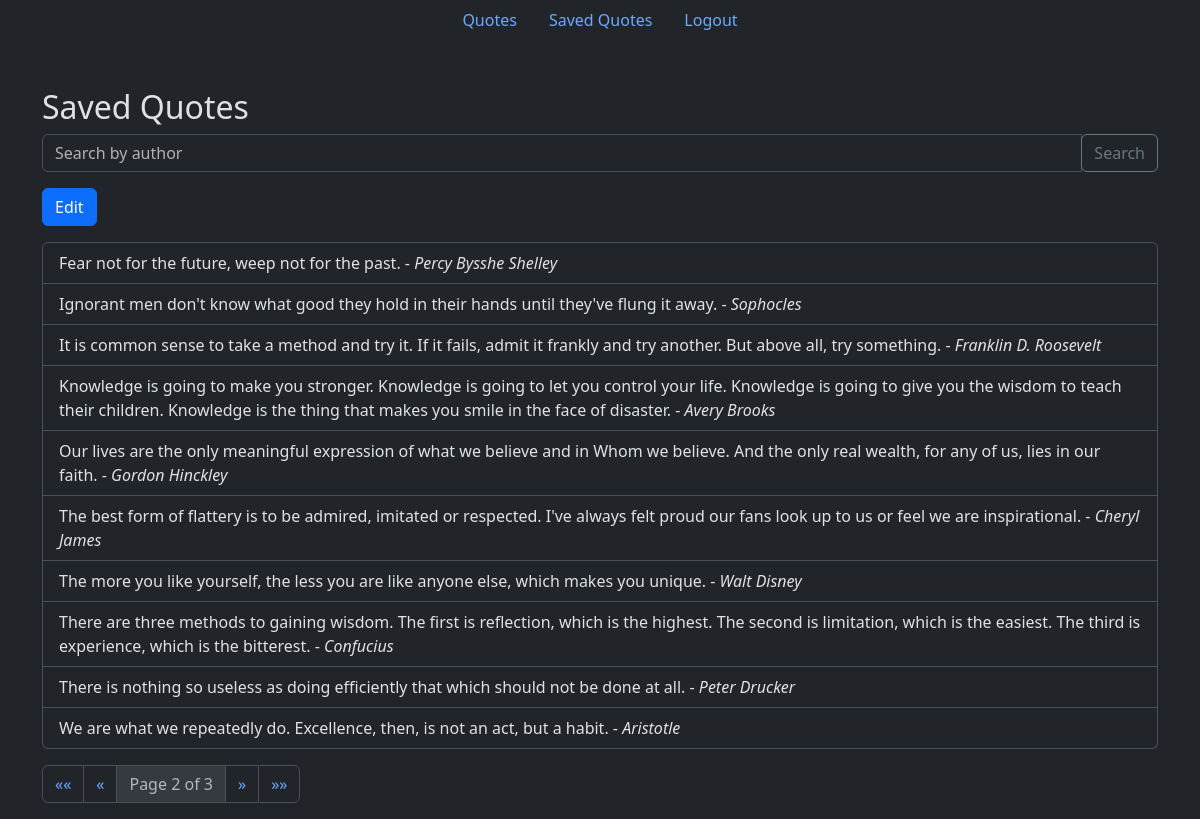
The app's page /saved-quotes/?page=2 (signed in) with its own data.
### quotes/models.py (models this page shows, shortened)
class SavedQuote(models.Model):
    user = models.ForeignKey(User, on_delete=models.CASCADE)
    quote_text = models.TextField()
    quote_author = models.CharField(max_length=100)
    class Meta:
        unique_together = ('user', 'quote_text', 'quote_author')

### quotes/views.py (the view)
# urls.py: path('saved-quotes/', views.saved_quotes, name='saved_quotes'),
@login_required
def saved_quotes(request):
    author = request.GET.get('author', '')
    saved_quotes = SavedQuote.objects.filter(user=request.user)
    if author:
        saved_quotes = saved_quotes.filter(quote_author__icontains=author)
    paginator = Paginator(saved_quotes, 10)  # Show 10 quotes per page
    page_number = request.GET.get('page')
    try:
        page_obj = paginator.page(page_number)
    except PageNotAnInteger:
        page_obj = paginator.page(1)
    except EmptyPage:
        page_obj = paginator.page(paginator.num_pages)
    return render(request, 'saved-quotes/saved_quotes.html', {'page_obj': page_obj, 'selected_author': author})

### quotes/templates/saved-quotes/saved_quotes.html (shortened to what this page needs)
{% extends 'base.html' %} {% block content %}
  <div class="container mt-5">
    <h2>Saved Quotes</h2>
    <form method="get" action="{% url 'saved_quotes' %}" class="mb-3">
      <div class="input-group">
        <input type="text" class="form-control" placeholder="Search by author" name="author" value="{{ selected_author }}" />
        <div class="input-group-append">
          <button type="submit" class="btn btn-outline-secondary">Search</button>
        </div>
      </div>
    </form>
    {% if saved_quotes.count == 0 %}
      <p>No quotes found for the given author.</p>
    {% else %}
      <button type="button" class="btn btn-primary mb-3" id="edit-button">Edit</button>
      <form method="post" action="{% url 'delete_selected_quotes' %}" id="delete-form">
        <ul class="list-group">
          {% for saved_quote in page_obj %}
            <li class="list-group-item">
              {{ saved_quote.quote_text }} - <span class="fst-italic">{{ saved_quote.quote_author }}</span>
            </li>
          {% endfor %}
        </ul>
      </form>
      <nav aria-label="Page navigation">
        <ul class="pagination">
          {% if page_obj.has_previous %}
            <li class="page-item">
              <a class="page-link" href="?page=1" aria-label="First"><span aria-hidden="true">&laquo;&laquo;</span></a>
            </li>
            <li class="page-item">
              <a class="page-link" href="?page={{ page_obj.previous_page_number }}" aria-label="Previous"><span aria-hidden="true">&laquo;</span></a>
            </li>
          {% endif %}
          <li class="page-item disabled">
            <span class="page-link">Page {{ page_obj.number }} of {{ page_obj.paginator.num_pages }}</span>
          </li>
          {% if page_obj.has_next %}
            <li class="page-item">
              <a class="page-link" href="?page={{ page_obj.next_page_number }}" aria-label="Next"><span aria-hidden="true">&raquo;</span></a>
            </li>
            <li class="page-item">
              <a class="page-link" href="?page={{ page_obj.paginator.num_pages }}" aria-label="Last"><span aria-hidden="true">&raquo;&raquo;</span></a>
            </li>
          {% endif %}
        </ul>
      </nav>
    {% endif %}
  </div>
{% endblock %}

### records on screen
SavedQuote: quote_text "Fear not for the future, weep not for the past.", quote_author "Percy Bysshe Shelley"
SavedQuote: quote_text "Ignorant men don't know what good they hold in their hands until they've flung it away.", quote_author "Sophocles"
SavedQuote: quote_text "It is common sense to take a method and try it. If it fails, admit it frankly and try another. But above all, try something.", quote_author "Franklin D. Roosevelt"
SavedQuote: quote_text "Knowledge is going to make you stronger. Knowledge is going to let you control your life. Knowledge is going to give you the wisdom to teach their children. Knowledge is the thing that makes you smile in the face of disaster.", quote_author "Avery Brooks"
SavedQuote: quote_text "Our lives are the only meaningful expression of what we believe and in Whom we believe. And the only real wealth, for any of us, lies in our faith.", quote_author "Gordon Hinckley"
SavedQuote: quote_text "The best form of flattery is to be admired, imitated or respected. I've always felt proud our fans look up to us or feel we are inspirational.", quote_author "Cheryl James"
SavedQuote: quote_text "The more you like yourself, the less you are like anyone else, which makes you unique.", quote_author "Walt Disney"
SavedQuote: quote_text "There are three methods to gaining wisdom. The first is reflection, which is the highest. The second is limitation, which is the easiest. The third is experience, which is the bitterest.", quote_author "Confucius"
SavedQuote: quote_text "There is nothing so useless as doing efficiently that which should not be done at all.", quote_author "Peter Drucker"
SavedQuote: quote_text "We are what we repeatedly do. Excellence, then, is not an act, but a habit.", quote_author "Aristotle"

### other values on screen
{{ page_obj.number }} "2"
{{ page_obj.paginator.num_pages }} "3"
